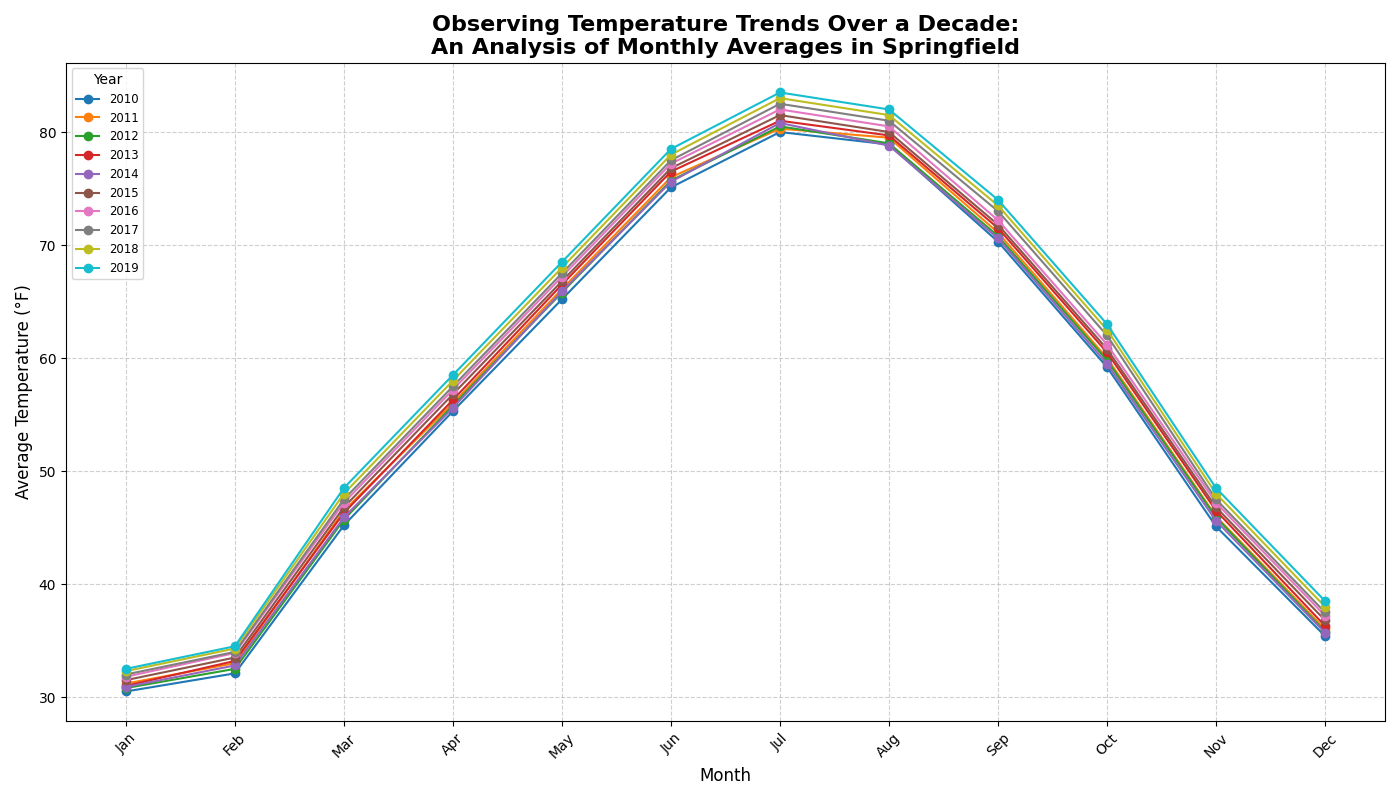

Write the Python code that produced this figure.
import matplotlib.pyplot as plt
import numpy as np

# Contextual backstory:
# "Observing Temperature Trends Over a Decade: An Analysis of Monthly Averages in Springfield"

# Data setup
years = np.arange(2010, 2020)
months = range(1, 13)

# Mock data of monthly average temperatures for each year in Springfield
# Here each row represents a year and each column represents a month
temperature_data = [
    [30.5, 32.1, 45.2, 55.3, 65.2, 75.1, 80.0, 78.9, 70.3, 59.2, 45.1, 35.4], # 2010
    [31.2, 33.0, 46.5, 56.0, 66.1, 76.0, 80.3, 79.5, 71.1, 60.0, 46.0, 36.0], # 2011
    [30.8, 32.5, 45.7, 55.8, 65.8, 75.7, 80.5, 79.0, 70.8, 59.8, 45.9, 35.8], # 2012
    [31.0, 33.2, 46.3, 56.3, 66.5, 76.5, 81.0, 79.7, 71.5, 60.5, 46.5, 36.3], # 2013
    [30.9, 32.8, 45.9, 55.6, 65.9, 75.6, 80.8, 78.8, 70.6, 59.5, 45.6, 35.7], # 2014
    [31.5, 33.5, 46.8, 56.8, 66.8, 76.8, 81.5, 80.0, 71.8, 60.8, 46.8, 36.8], # 2015
    [31.8, 33.9, 47.2, 57.2, 67.2, 77.2, 82.0, 80.5, 72.2, 61.2, 47.2, 37.2], # 2016
    [32.0, 34.0, 47.5, 57.5, 67.5, 77.5, 82.5, 81.0, 73.0, 62.0, 47.5, 37.5], # 2017
    [32.3, 34.3, 48.0, 58.0, 68.0, 78.0, 83.0, 81.5, 73.5, 62.5, 48.0, 38.0], # 2018
    [32.5, 34.5, 48.5, 58.5, 68.5, 78.5, 83.5, 82.0, 74.0, 63.0, 48.5, 38.5]  # 2019
]

# Convert to Numpy array for easier indexing
temperature_data = np.array(temperature_data)

# Create the plot
plt.figure(figsize=(14, 8))

# Plot individual lines for each year
for i, year in enumerate(years):
    plt.plot(months, temperature_data[i], marker='o', linestyle='-', label=str(year))

# Plot enhancements
plt.title("Observing Temperature Trends Over a Decade:\nAn Analysis of Monthly Averages in Springfield", fontsize=16, fontweight='bold')
plt.xlabel("Month", fontsize=12)
plt.ylabel("Average Temperature (°F)", fontsize=12)
plt.xticks(months, ['Jan', 'Feb', 'Mar', 'Apr', 'May', 'Jun', 'Jul', 'Aug', 'Sep', 'Oct', 'Nov', 'Dec'], rotation=45)
plt.grid(True, linestyle='--', alpha=0.6)

# Add legend
plt.legend(title='Year', loc="upper left", fontsize='small')

# Use tight_layout to automatically adjust the layout
plt.tight_layout()

# Display the plot
plt.show()
